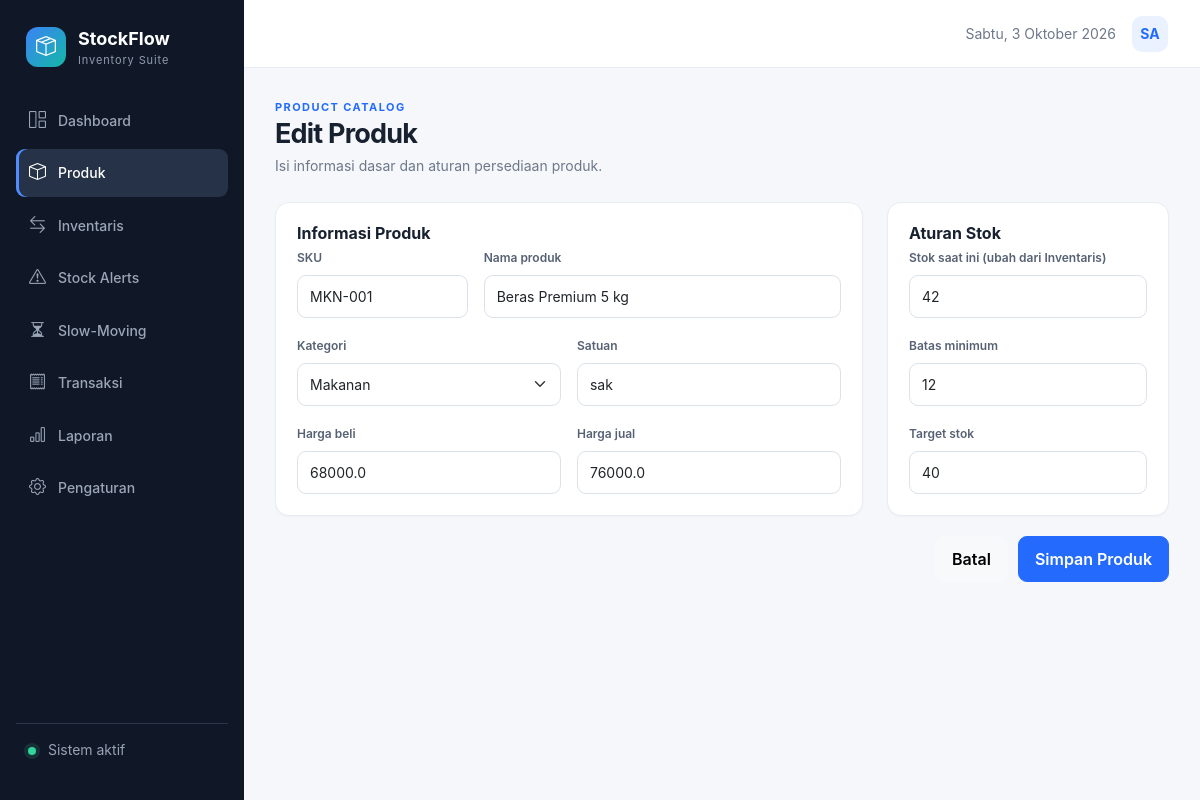
/products/1/edit, run on the app's committed database.
### tables this page shows
CREATE TABLE products (
    id INTEGER PRIMARY KEY AUTOINCREMENT,
    sku TEXT NOT NULL UNIQUE,
    name TEXT NOT NULL,
    category_id INTEGER NOT NULL,
    purchase_price REAL NOT NULL DEFAULT 0 CHECK (purchase_price >= 0),
    selling_price REAL NOT NULL DEFAULT 0 CHECK (selling_price >= 0),
    stock INTEGER NOT NULL DEFAULT 0 CHECK (stock >= 0),
    min_stock INTEGER NOT NULL DEFAULT 0 CHECK (min_stock >= 0),
    target_stock INTEGER NOT NULL DEFAULT 0 CHECK (target_stock >= 0),
    unit TEXT NOT NULL DEFAULT 'pcs',
    active INTEGER NOT NULL DEFAULT 1,
    created_at TEXT NOT NULL DEFAULT CURRENT_TIMESTAMP,
    updated_at TEXT NOT NULL DEFAULT CURRENT_TIMESTAMP,
    FOREIGN KEY (category_id) REFERENCES categories(id) ON DELETE RESTRICT
);

### inventory/routes.py (the view, shortened to what this page needs)
@bp.route("/products/<int:product_id>/edit", methods=("GET", "POST"))
def product_edit(product_id):
    database = get_db()
    product = database.execute("SELECT * FROM products WHERE id = ?", (product_id,)).fetchone()
    if product is None:
        flash("Produk tidak ditemukan.", "danger")
        return redirect(url_for("main.products"))
    categories = database.execute("SELECT * FROM categories ORDER BY name").fetchall()
    return render_template("product_form.html", product=product, categories=categories)

### inventory/db.py (called while the page is built)
def get_db():
    if "db" not in g:
        g.db = sqlite3.connect(current_app.config["DATABASE"])
        g.db.row_factory = sqlite3.Row
        g.db.execute("PRAGMA foreign_keys = ON")
    return g.db

### inventory/routes.py (called while the page is built)
@bp.app_context_processor
def template_helpers():
    return {"stock_status": stock_status}

### inventory/templates/product_form.html
{% extends 'base.html' %}{% block title %}{{ 'Edit' if product else 'Tambah' }} Produk{% endblock %}
{% block content %}<div class="page-heading"><div><p class="eyebrow">PRODUCT CATALOG</p><h1>{{ 'Edit Produk' if product else 'Tambah Produk' }}</h1><p>Isi informasi dasar dan aturan persediaan produk.</p></div></div>
<form method="post"><div class="row g-4"><div class="col-xl-8"><section class="panel form-panel"><h2>Informasi Produk</h2><div class="row g-3">
  <div class="col-md-4"><label class="form-label">SKU</label><input class="form-control" name="sku" required value="{{ request.form.get('sku',product.sku if product else '') }}"></div>
  <div class="col-md-8"><label class="form-label">Nama produk</label><input class="form-control" name="name" required value="{{ request.form.get('name',product.name if product else '') }}"></div>
  <div class="col-md-6"><label class="form-label">Kategori</label><select class="form-select" name="category_id" required>{% for c in categories %}<option value="{{ c.id }}" {{ 'selected' if (request.form.get('category_id')|int == c.id or (not request.form and product and product.category_id==c.id)) }}>{{ c.name }}</option>{% endfor %}</select></div>
  <div class="col-md-6"><label class="form-label">Satuan</label><input class="form-control" name="unit" required value="{{ request.form.get('unit',product.unit if product else 'pcs') }}"></div>
  <div class="col-md-6"><label class="form-label">Harga beli</label><input class="form-control" type="number" min="0" name="purchase_price" required value="{{ request.form.get('purchase_price',product.purchase_price if product else 0) }}"></div>
  <div class="col-md-6"><label class="form-label">Harga jual</label><input class="form-control" type="number" min="0" name="selling_price" required value="{{ request.form.get('selling_price',product.selling_price if product else 0) }}"></div>
</div></section></div><div class="col-xl-4"><section class="panel form-panel"><h2>Aturan Stok</h2>
  <label class="form-label">{{ 'Stok saat ini (ubah dari Inventaris)' if product else 'Stok awal' }}</label><input class="form-control mb-3" type="number" min="0" name="stock" {{ 'readonly' if product }} value="{{ request.form.get('stock',product.stock if product else 0) }}">
  <label class="form-label">Batas minimum</label><input class="form-control mb-3" type="number" min="0" name="min_stock" required value="{{ request.form.get('min_stock',product.min_stock if product else 5) }}">
  <label class="form-label">Target stok</label><input class="form-control" type="number" min="0" name="target_stock" required value="{{ request.form.get('target_stock',product.target_stock if product else 20) }}">
</section></div></div><div class="form-actions"><a class="btn btn-light" href="{{ url_for('main.products') }}">Batal</a><button class="btn btn-primary">Simpan Produk</button></div></form>{% endblock %}

### inventory/static/css/app.css (style rules this page uses)
:root { --ink:#18212f;--muted:#6d7889;--line:#e8edf3;--bg:#f5f7fa;--primary:#246bfd;--nav:#101828;--teal:#12a594;--warning:#f59e0b;--danger:#e5484d }
* { box-sizing:border-box }
body { margin:0;background:var(--bg);color:var(--ink);font-family:Inter,"Segoe UI",Roboto,Helvetica,Arial,sans-serif;font-size:14px }
.page-heading { display:flex;justify-content:space-between;align-items:center;gap:20px;margin-bottom:26px }
.page-heading h1 { font-size:27px;letter-spacing:-.03em;margin:2px 0 5px;font-weight:700 }
.page-heading p { margin:0;color:var(--muted) }
.eyebrow { font-size:11px!important;color:var(--primary)!important;font-weight:700;letter-spacing:.13em }
.btn { border-radius:9px;font-weight:600;padding:.65rem 1rem }
.btn-primary { background:var(--primary);border-color:var(--primary) }
.metric-card,.panel,.mini-stat { background:#fff;border:1px solid var(--line);border-radius:14px;box-shadow:0 1px 2px #18212f08 }
.panel { padding:21px }
.panel-head h2,.form-panel h2 { font-size:16px;font-weight:700;margin:0 0 3px }
.form-control,.form-select { border-radius:9px;border-color:#dce2e9;padding:.62rem .75rem;font-size:14px }
.form-label { font-size:12px;font-weight:600;color:#566173 }
.form-actions { display:flex;justify-content:flex-end;gap:10px;margin-top:20px }

### data on the page
products: sku "MKN-001", name "Beras Premium 5 kg", unit "sak", purchase_price "68000.0", selling_price "76000.0", stock "42", min_stock "12", target_stock "40"

### other printed values
{{ 'Edit Produk' if product else 'Tambah Produk' }} "Edit Produk"
{{ 'Stok saat ini (ubah dari Inventaris)' if product else 'Stok awal' }} "Stok saat ini (ubah dari Inventaris)"
form field category_id "Makanan"
